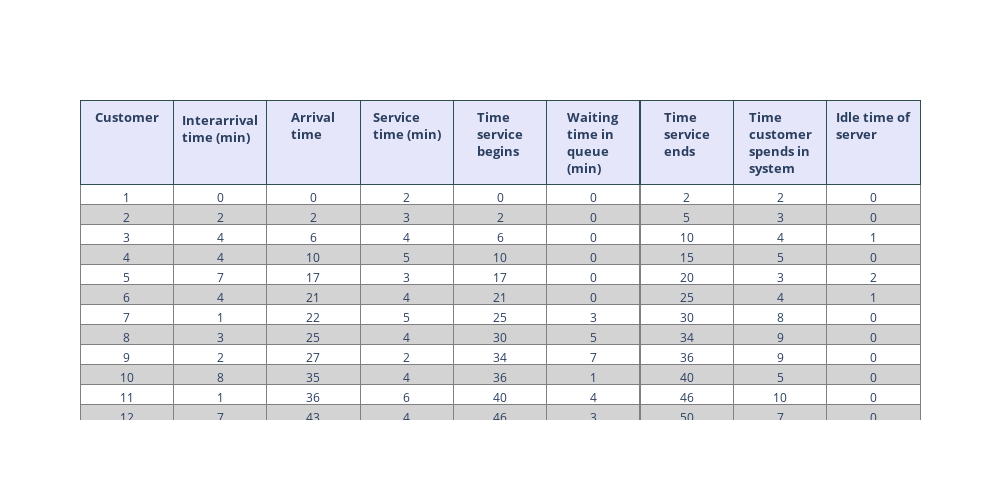

The notebook cell saved with this chart:
### Markdown cell above
## 3. Results Visualization In Simulation Table

### Code cell
def plotTable(customer_number, interarrival_time, arrival_times, service_times, time_service_begin, 
               queue_time, time_service_end, time_in_system, idle_time):
    fig = go.Figure(data=[go.Table(
        header=dict(values=['<b>Customer</b>', '<b>Interarrival time (min)</b>', '<b>Arrival time</b>',
                            '<b>Service time (min)</b>', '<b>Time service begins</b>', '<b>Waiting time in queue (min)</b>',
                            '<b>Time service ends</b>', '<b>Time customer spends in system</b>', '<b>Idle time of server</b>'],    
                    line_color='darkslategray',
                    fill_color='lavender',
                    font_size=13,
                    align='center'),
        cells=dict(values=[customer_number, interarrival_time, arrival_times, service_times, 
                           time_service_begin, queue_time, time_service_end, time_in_system, idle_time],
                   line_color='gray',
                   fill_color = [['white','lightgrey','white', 'lightgrey',]*50],
                   align='center'))
    ])

    fig.update_layout(width=1000, height=500)
    fig.show()

plotTable(customer_number, interarrival_time, arrival_times, service_times, time_service_begin, 
               queue_time, time_service_end, time_in_system, idle_time)

### Figure 1 — Plotly figure (JSON) as saved in the notebook; plotly's stock layout.template omitted (floating-point values rounded to 4 significant figures; data arrays with more than 128 entries replaced by an {"elided": "..."} marker saying what was removed)
{"data": [{"cells": {"align": "center", "fill": {"color": {"elided": "1x200 str values"}}, "line": {"color": "gray"}, "values": {"elided": "9x100 int values"}}, "header": {"align": "center", "fill": {"color": "lavender"}, "font": {"size": 13}, "line": {"color": "darkslategray"}, "values": ["<b>Customer</b>", "<b>Interarrival time (min)</b>", "<b>Arrival time</b>", "<b>Service time (min)</b>", "<b>Time service begins</b>", "<b>Waiting time in queue (min)</b>", "<b>Time service ends</b>", "<b>Time customer spends in system</b>", "<b>Idle time of server</b>"]}, "type": "table"}], "layout": {"height": 500, "width": 1000}}
